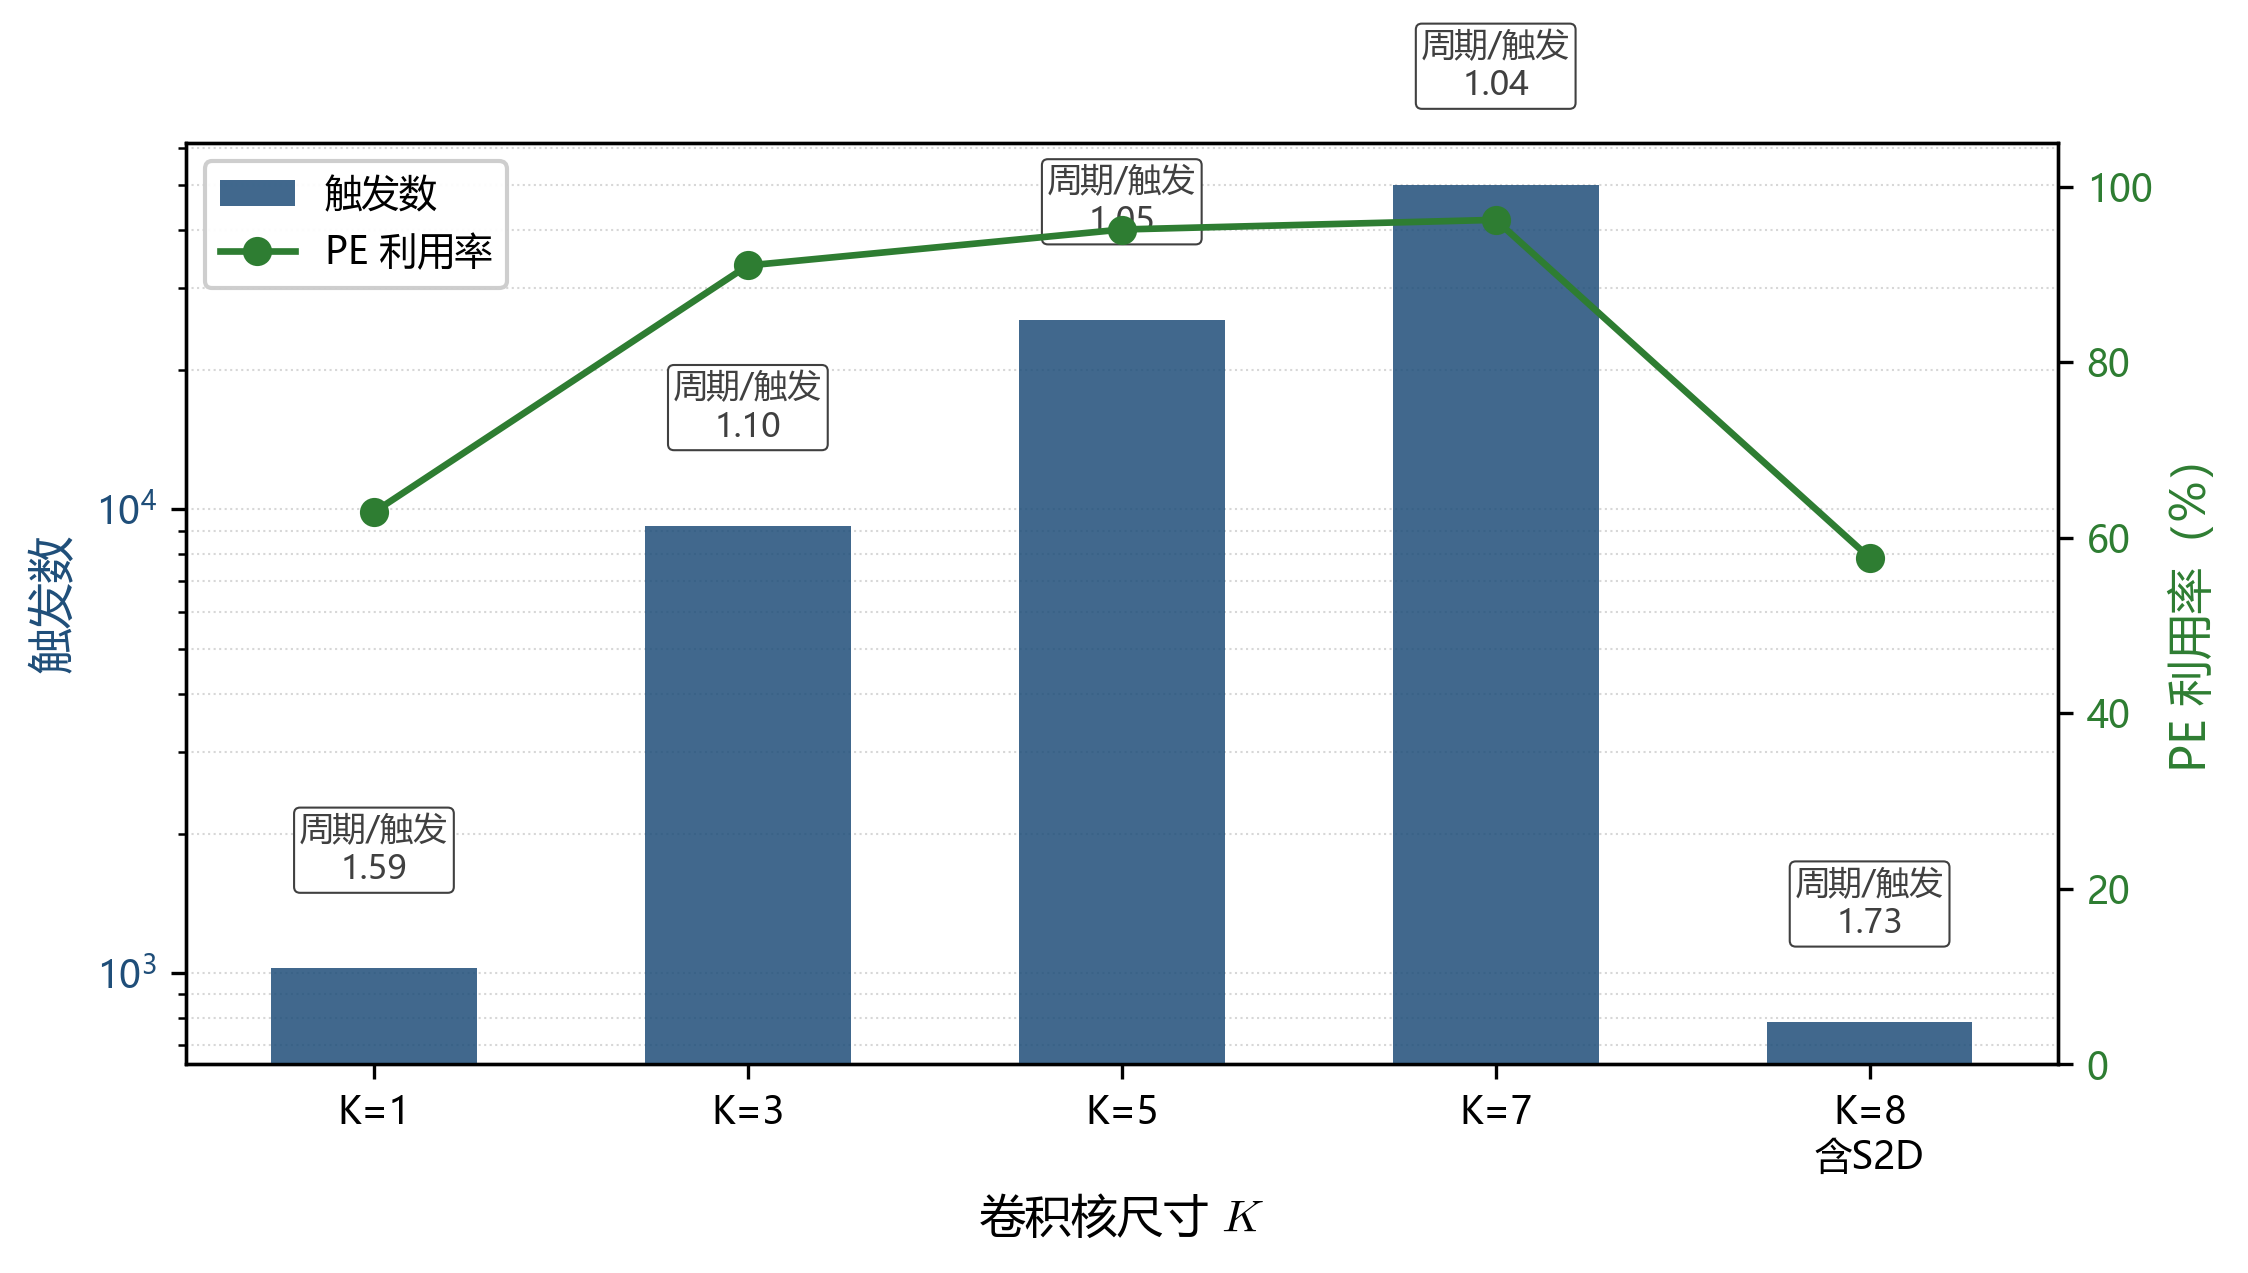

This chart was generated by the following Python code:
"""
图 5.8 渲染：卷积核尺寸 K 扫频（触发数 + 周期/触发 + PE 利用率）
数据来源：paper.md §5.5.5.2 表 5.8
样式：双 Y 轴（触发数柱图 / PE 利用率折线 + 周期/触发 注记）
"""

import sys
from pathlib import Path
sys.path.insert(0, str(Path(__file__).parent))

import matplotlib.pyplot as plt
import numpy as np
from _style import setup_style, save_figure, COLOR_BASELINE, COLOR_IMPROVED, COLOR_ANNO

setup_style()

# 表 5.8 数据
K_labels = ["K=1", "K=3", "K=5", "K=7", "K=8\n含S2D"]
fire     = np.array([1024, 9216, 25600, 50176, 784])
cy       = np.array([1627, 10131, 26912, 52175, 1358])
cy_per_fire = np.array([1.59, 1.10, 1.05, 1.04, 1.73])
util     = np.array([62.9, 91.0, 95.1, 96.2, 57.7])

x = np.arange(len(K_labels))
fig, ax1 = plt.subplots(figsize=(7.6, 4.4))
ax2 = ax1.twinx()

bars = ax1.bar(x, fire, 0.55, color=COLOR_BASELINE, alpha=0.85, label="触发数", zorder=3)
ax1.set_ylabel("触发数", color=COLOR_BASELINE)
ax1.set_yscale("log")  # K² 线性 → log 轴更直观
ax1.tick_params(axis="y", labelcolor=COLOR_BASELINE)

# 右轴 PE 利用率折线
ax2.plot(x, util, marker="o", color=COLOR_IMPROVED, label="PE 利用率", linewidth=1.6, zorder=4)
ax2.set_ylabel("PE 利用率（%）", color=COLOR_IMPROVED)
ax2.set_ylim(0, 105)
ax2.tick_params(axis="y", labelcolor=COLOR_IMPROVED)

# 周期/触发 注记
for xi, ratio in zip(x, cy_per_fire):
    ax1.text(xi, fire[xi] * 1.5, f"周期/触发\n{ratio:.2f}", ha="center", va="bottom",
             fontsize=8, color=COLOR_ANNO,
             bbox=dict(boxstyle="round,pad=0.18", facecolor="white", edgecolor=COLOR_ANNO, linewidth=0.5))

ax1.set_xticks(x)
ax1.set_xticklabels(K_labels)
ax1.set_xlabel("卷积核尺寸 $K$")
ax1.grid(True, axis="y", which="both", linestyle=":", linewidth=0.5, alpha=0.5)

# 双图例
h1, l1 = ax1.get_legend_handles_labels()
h2, l2 = ax2.get_legend_handles_labels()
ax1.legend(h1 + h2, l1 + l2, loc="upper left", framealpha=0.95)

plt.tight_layout()
save_figure(fig, "fig5-8-k-sweep", Path(__file__).parent)
